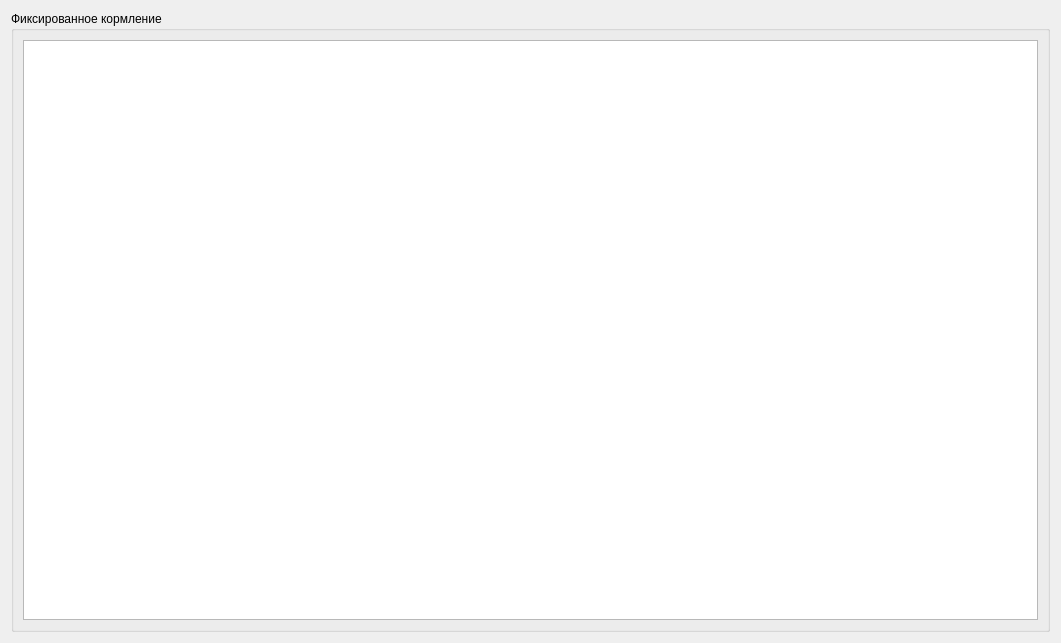
<?xml version="1.0" encoding="UTF-8"?>
<ui version="4.0">
 <class>Form_dataentry_dataentry___fixed_feeding</class>
 <widget class="QWidget" name="Form_dataentry_dataentry___fixed_feeding">
  <property name="geometry">
   <rect>
    <x>0</x>
    <y>0</y>
    <width>1061</width>
    <height>643</height>
   </rect>
  </property>
  <property name="windowTitle">
   <string>Form</string>
  </property>
  <layout class="QHBoxLayout" name="horizontalLayout">
   <item>
    <widget class="QGroupBox" name="groupBox">
     <property name="title">
      <string>Фиксированное кормление</string>
     </property>
     <layout class="QHBoxLayout" name="horizontalLayout_2">
      <item>
       <widget class="QTableWidget" name="tableWidget"/>
      </item>
     </layout>
    </widget>
   </item>
  </layout>
 </widget>
 <resources/>
 <connections/>
</ui>
